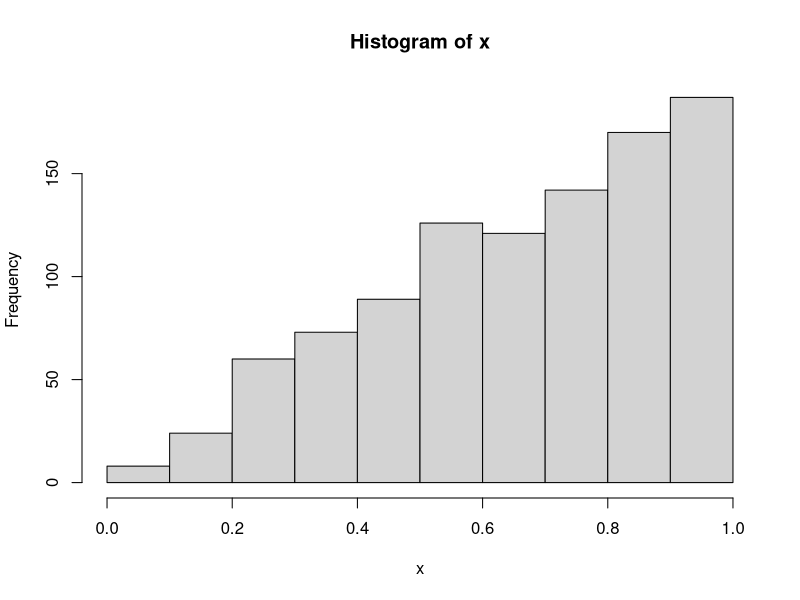
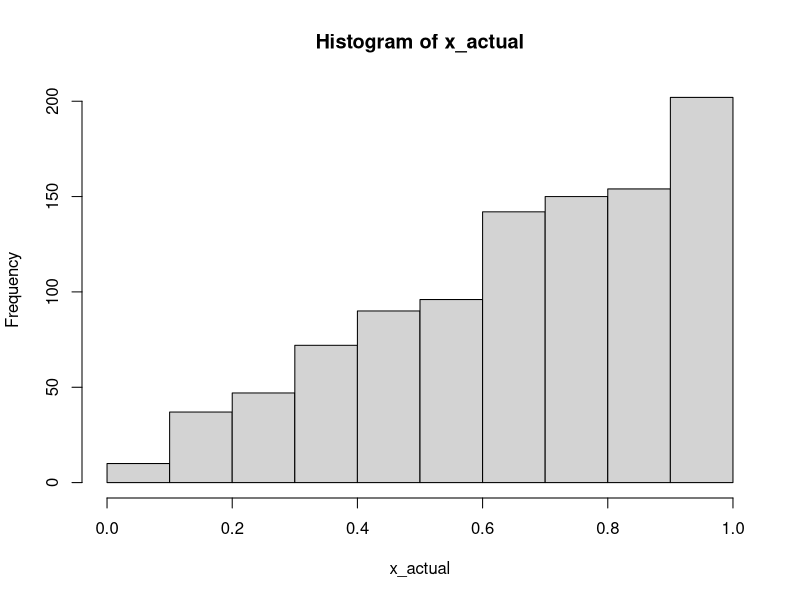
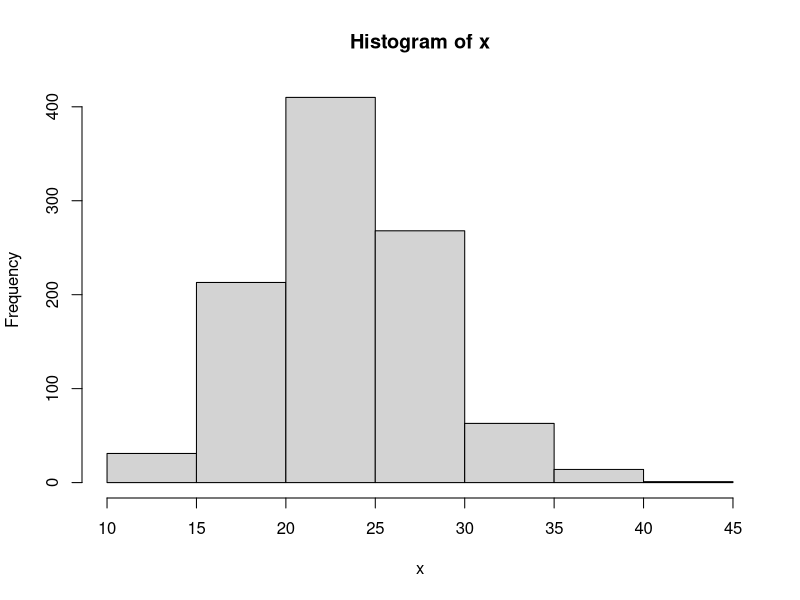

Write the R code that produced these figures, in order.
## ---- chunk 1
#| echo: false

library(tidyverse)
## ---- chunk 2
ex2 <- 76
ifelse(
  ex2 >= 90, grade <- 'A',
  ifelse(
    ex2 >= 80, grade <- 'B',
    ifelse(ex2 >= 70, grade <- 'C', '')
  )
)
## ---- chunk 3
k <- 0
for (i in 1:10) {
  k <- k + i
}

k

x <- 1:10
k <- 0

for (i in x) {
  k <- k + x[i]
}

k
## ---- chunk 4
k <- 0
i <- 0

while (i <= 10) {
  k <- k + i
  i <- i + 1
}

k; i
## ---- chunk 5
avg <- function(x) {
  s <- 0
  for (i in x) s <- s + i

  s / i
}

x <- 1:10

avg(x) == 5.5
## ---- chunk 6
score <- c(76, 92, 83)
grade <- ifelse(
  score >= 90, 'A',
  ifelse(score >= 80, 'B',
    ifelse(score >= 70, 'C')
  )
)
grade

# will fail-- length(score) > 1
# if (score >= 90) {
#   grade <- 'A'
# } else if (score >= 80) {
#   grade <- 'B'
# } else {
#   grade <- 'C'
# }
## ---- chunk 7
library(stats4)

# y <- c(0.04304550, 0.50263474)
y <- 1:4

mlogl <- function(theta) -(length(y)*log(theta) - theta*sum(y))

fit <- mle(mlogl, 1.4)
summary(fit)

1 / mean(y)
## ---- chunk 8
x <- c(0.5928, 3.2048, 2.2281, 4.2292, 1.2096, 3.8371, 1.2670, 1.2042, 2.8182, 3.5173)

ll <- function(theta, sumx, sumlogx, n) {
  r <- theta[1]
  lambda <- theta[2]
  -(n*r*log(lambda) - n*log(gamma(r)) + (r - 1)*sumlogx - lambda*sumx)
}

optim(c(20, 19), ll, sumx = sum(x), sumlogx = sum(log(x)), n = length(x))
## ---- chunk 9
# given an exponential distribution
lambda <- 10
exp_pdf <- function(x) lambda*exp(-lambda*x)
inv_exp <- function(u) -1/lambda * log(1 - u)

u <- runif(100000, 0, 1)
x <- inv_exp(u)

mean(x) # should be close to 1 / lambda
var(x) # should be close to 1 / lambda^2
## ---- chunk 10
# transformation given a discrete CDF, using quantiles
g <- function(n) {
  u <- runif(n, 0, 1)
  
  cdf <- c(0.1, 0.36, 0.42, 0.85, 1)
  
  dplyr::case_when(
    u <= cdf[1]              ~ 0,
    u > cdf[1] & u <= cdf[2] ~ 1,
    u > cdf[2] & u <= cdf[3] ~ 2,
    u > cdf[3] & u <= cdf[4] ~ 3,
    u > cdf[4] & u <= cdf[5] ~ 4,
    TRUE ~ NA_real_
  )
}

p <- prop.table(table(g(10000)))
cumsum(p)
## ---- chunk 11
f <- function(x, p = 0.4) p * (1 - p)^x
## ---- chunk 12
# demonstrate acception-rejection method using a Beta(2, 1) distribution
# g(x) = Uniform(0, 1)

f <- function(x) 2*x
g <- function(x) 1
C <- 2

gen_beta <- function() {
  u1 <- runif(1, 0, 1)
  u2 <- runif(1, 0, 1)
  
  # if accepted,
  r <- f(u1) / (C * g(u1))
  out <- c( "r" = r, "u1" = u1, "u2" = u2)

  if (u2 < f(u1) / (C * g(u1))) {
    return(u1)
  } else {
    gen_beta()
  }
}

x <- replicate(1000, gen_beta())
x_actual <- rbeta(1000, 2, 1)

hist(x)
hist(x_actual)
## ---- chunk 13
f <- c(0.16, 0.24, 0.33, 0.17, 0.10)
g <- c(1, 1, 1, 1, 1) / 5
C <- max(f / g)

f_x <- function(x) {
  dplyr::case_when(
    x == 1 ~ 0.16,
    x == 2 ~ 0.24,
    x == 3 ~ 0.33,
    x == 4 ~ 0.17,
    x == 5 ~ 0.10,
      TRUE ~ 0
  )
}

gen <- function() {
  y <- sample(1:5, 1) # draw 1 realization from discrete uniform
  u <- runif(1, 0, 1) # draw 1 realization from continuous uniform

  if (u <= f_x(y) / (C * 1/5)) {
    return(y)
  } else {
    gen()
  }
}

out <- replicate(1000, gen())
prop.table(table(out))
## ---- chunk 14
gen_poisson <- function(t0, lambda) {
  s <- 0; i <- 0

  while (s <= t0) {
    u <- runif(1, 0, 1)
    t <- -log(1 - u) / lambda  # inverse transform to draw from Exp(lambda)
    s <- s + t
    i <- i + 1
  }

  return(i - 1)
}

gen_poisson(10, 2)

x <- replicate(1000, gen_poisson(8, 3))

hist(x)
## ---- chunk 15
lambda <- 3
n <- 10
x <- 1
p <- 0.7

rexp(n, lambda) # x_i ~ f(x)             -- random draws
pexp(x, lambda) # P(X <= x)              -- CDF, cumulative probability
dexp(x, lambda) # P(X == x)?             -- density
qexp(p, lambda) # x* s.t. P(X <= x*) = p -- quantile
## ---- chunk 16
mu <- 5
sd <- 3

rnorm(1, mu, sd)
pnorm(5, mu, sd)
qnorm(0.75, mu, sd)
## ---- chunk 17
punif(0.6, 0, 1)
## ---- chunk 18
u <- runif(1000000, 0, 1)
mean(exp(-u))

1 - exp(-1)
## ---- chunk 19
n1 <- 500
n2 <- 5000

u1 <- runif(n1, 0, 1)
u2 <- runif(n2, 0, 1)

# g(x) = x
mean(u1)
mean(u2)
## ---- chunk 20
-exp(-5) - (-exp(-2))

u <- runif(1000, 2, 5)
(5 - 2) * mean(exp(-u))
## ---- chunk 21
library(purrr)

mc_integrate <- function(g, a = 0, b = 1, n) {
  u <- runif(n, a, b)
  (b - a) * mean(g(u))
}

f <- function(x) exp(-x)

map_dbl(c(10, 100, 1000, 10000, 100000), ~mc_integrate(f, 2, 4, .))

# true value
exp(-2) - exp(-4)

h <- function(x) 10 * exp(-10 * x)
map_dbl(c(10, 1000, 1000000), ~mc_integrate(h, 0, 2, .))

# true value
integrate(h, 0, 2)
## ---- chunk 22
f <- function(x) 10 * exp(-10 * x)
mc_integrate(f, 0, 5, 100000)
## ---- chunk 23
cdf_exp_b <- function(x, lambda, n) {
  u <- runif(n, 0, 1)
  x * mean(lambda * exp(-lambda * x * u))
}

u <- cdf_exp_b(6, 20, 100)
l <- cdf_exp_b(2, 20, 100)

u - l

pexp(6, 1/20) - pexp(2, 1/20)
## ---- chunk 24
# Compare results to textbook example 6.3



z_cdf <- function(x, n = 1000) {
  u <- runif(n, 0, 1)

  # density of Z ~ N(0, 1)?
  theta <- function(x, u) {
    mean(1 / sqrt(2 * pi) * x * exp((-x^2 * u^2) / 2))
  }

  # Z ~ N(0, 1) is symmetric about 0
  if (x >= 0) {
    0.5 + theta(x, u)
  } else {
    1 - 0.5 - theta(-x, u)
  }
}

z_cdf(2, 100000)
pnorm(2)
## ---- chunk 25
# the "Hit-or-Miss" method:

# step 1.
x <- rnorm(10000)

# step 2. (an indicator function)
i <- x <= 1.96

# step 3.
mean(i)

norm_cdf <- function(x, n = 10000, mu = 0, sigma = 1) {
  X <- rnorm(n, mu, sigma)
  i <- X <= x
  mean(i)
}

exp_cdf <- function(x, n = 10000, lambda = 5) {
  X <- rexp(n, lambda)
  i <- X <= x
  mean(i)
}

exp_cdf(7.6, n = 1000, lambda = 5)
pexp(7.6, 5)

beta_cdf <- function(x, n = 10000, a = 2, b = 3) {
  X <- rbeta(n, a, b)
  i <- X <= x
  mean(i)
}

beta_cdf(0.7, a = 2, b = 3)
pbeta(0.7, 2, 3)
## ---- chunk 26
# compare hit or miss vs. simple monte-carlo
# theta_1 is simple monte-carlo
# theta_2 is indicator
# estimating F_Z(1.96) where Z ~ N(0, 1).
# generate 100 estimates of theta_1 and theta_2 (n = 10,000)
# then, take the variance of each

# for theta_1
z_cdf <- function(x, n = 1000) {
  u <- runif(n, 0, 1)

  # density of Z ~ N(0, 1)?
  theta <- function(x, u) {
    mean(1 / sqrt(2 * pi) * x * exp((-x^2 * u^2) / 2))
  }

  # Z ~ N(0, 1) is symmetric about 0
  if (x >= 0) {
    0.5 + theta(x, u)
  } else {
    1 - 0.5 - theta(-x, u)
  }
}

# for theta_2
z_cdf2 <- function(x, n = 1000, mu = 0, sigma = 1) {
  X <- rnorm(n, mu, sigma)
  i <- X <= x
  mean(i)
}

# wrap the 2 functions, and collect results
comparison <- function(x = 1.96, n = 100) {
  t1 <- numeric(n)
  t2 <- numeric(n)
  for (i in 1:n) {
    t1[i] <- z_cdf(x)
    t2[i] <- z_cdf2(x)
  }
  c(theta1 = var(t1), theta2 = var(t2))
}

comparison()
## ---- chunk 27
u <- runif(1000)
v <- 1 - u

# Cov(u, v) < 0!
cov(u, v)
## ---- chunk 28
norm_cdf_anti <- function(x, n) {
  u <- runif(n / 2)
  v <- 1 - u
  y <- c(u, v)
  
  pos_cdf <- (1 / sqrt(2 * pi)) * abs(x) * exp(-x^2 * y^2 / 2) + 0.5
  
  if (x >= 0) {
    cdf <- pos_cdf
  } else {
    cdf <- 1 - pos_cdf
  }
  
  return(mean(cdf))
}

norm_cdf <- function(x, n) {
  u <- runif(n)
  
  pos_cdf <- (1 / sqrt(2 * pi)) * abs(x) * exp(-x^2 * u^2 / 2) + 0.5
  
  if (x >= 0) {
    cdf <- pos_cdf
  } else {
    cdf <- 1 - pos_cdf
  }
  
  return(mean(cdf))
}

s <- numeric(100)
a <- numeric(100)

for (i in 1:100) {
  s[i] <- norm_cdf(1.96, 100)
  a[i] <- norm_cdf_anti(1.96, 100)
}

var(s)
var(a)
